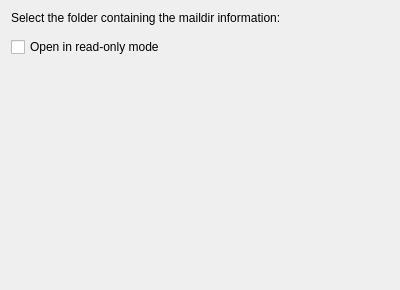
<?xml version="1.0" encoding="UTF-8"?>
<ui version="4.0">
 <author>Till Adam &lt;adam@kde.org&gt;</author>
 <class>ConfigWidget</class>
 <widget class="QWidget" name="ConfigWidget">
  <property name="geometry">
   <rect>
    <x>0</x>
    <y>0</y>
    <width>400</width>
    <height>290</height>
   </rect>
  </property>
  <property name="windowTitle">
   <string>Mail Directory Settings</string>
  </property>
  <layout class="QVBoxLayout" name="verticalLayout">
   <item>
    <widget class="QLabel" name="label">
     <property name="text">
      <string>Select the folder containing the maildir information:</string>
     </property>
    </widget>
   </item>
   <item>
    <widget class="KUrlRequester" name="kcfg_Path"/>
   </item>
   <item>
    <widget class="QCheckBox" name="kcfg_ReadOnly">
     <property name="text">
      <string>Open in read-only mode</string>
     </property>
    </widget>
   </item>
   <item>
    <widget class="QLabel" name="statusLabel">
     <property name="text">
      <string/>
     </property>
     <property name="wordWrap">
      <bool>true</bool>
     </property>
    </widget>
   </item>
   <item>
    <spacer name="verticalSpacer">
     <property name="orientation">
      <enum>Qt::Vertical</enum>
     </property>
     <property name="sizeHint" stdset="0">
      <size>
       <width>20</width>
       <height>13</height>
      </size>
     </property>
    </spacer>
   </item>
  </layout>
 </widget>
 <customwidgets>
  <customwidget>
   <class>KUrlRequester</class>
   <extends>QFrame</extends>
   <header>kurlrequester.h</header>
  </customwidget>
 </customwidgets>
 <resources/>
 <connections/>
</ui>
